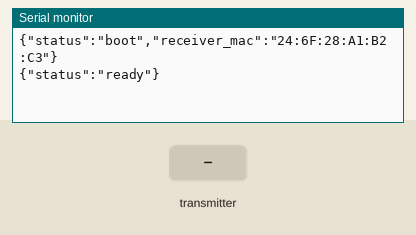
A program run on a simulated Seeed XIAO ESP32-C3. Shown: the last lines printed to the serial monitor. Inputs (shaded band) come from the test bench.

Above: at 2.2 s.
2.3 s: the transmitter starts sending id = 0
At 2.61 s:
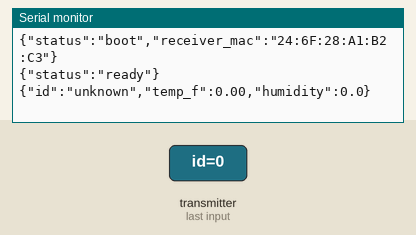
4.3 s: the transmitter starts sending id = 1
At 4.61 s:
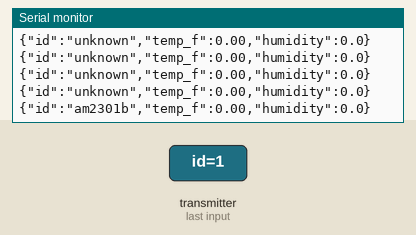
6.3 s: the transmitter starts sending temperature = 25
At 6.61 s:
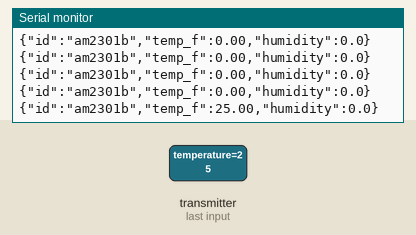
7.8 s: the transmitter starts sending humidity = 25
At 8.11 s:
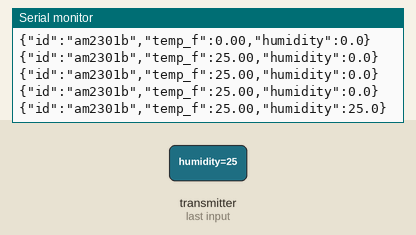
9.3 s: the transmitter starts sending temperature = 0
At 9.61 s:
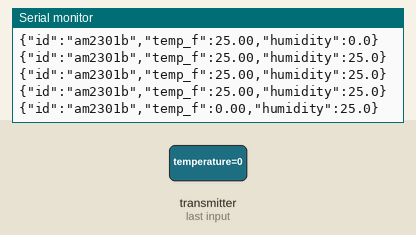
10.8 s: the transmitter starts sending humidity = 50
At 11.11 s:
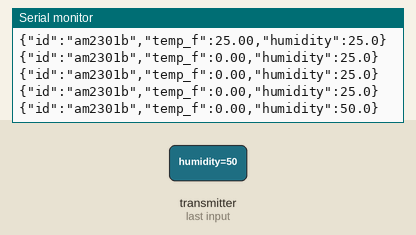
Timing chart, 0 to 13.3 s (numbered marks = the images above; inputs shaded):
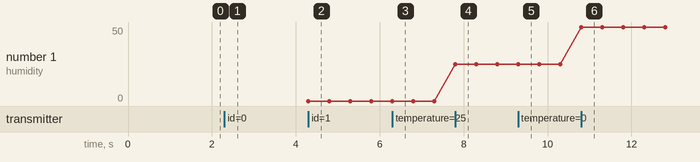

Measured:
- after the input at 2.3 s, the serial monitor: prints a new line at once (image 1)
- after the input at 4.3 s, the serial monitor: prints a new line at once (image 2)
- after the input at 6.3 s, the serial monitor: prints a new line at once (image 3)
- after the input at 7.8 s, the serial monitor: prints a new line at once (image 4)
- after the input at 9.3 s, the serial monitor: prints a new line at once (image 5)
- after the input at 10.8 s, the serial monitor: prints a new line at once (image 6)
- plotted number 1: 25 → 50 after the input at 10.8 s

The program:

main.cpp
```cpp
/*
  receiver.cpp
  ESP32-C3 — ESP-NOW "many-to-one" receiver (standalone, no WiFi router needed)

  Role:
    - Receives sensor payloads from multiple ESP-NOW transmitters
      (BME280 unit and AM2301B unit)
    - Prints each reading to Serial as a single-line JSON object
    - Does NOT need router WiFi, does NOT need to know transmitter MACs
      in advance (ESP-NOW receive works for any sender on the same channel)

  THIS RECEIVER'S OWN MAC ADDRESS:
    -> Each transmitter sketch must send to this address.
    -> Print it again at boot (below) so you can double check it hasn't
       changed (MAC can shift if you flash a different chip).

  Serial output format (one line per reading, 115200 baud):
    {"id":"bme280","temp_f":72.14,"humidity":41.2,"pressure":1013.2}
    {"id":"am2301b","temp_f":71.80,"humidity":39.5}

  IMPORTANT: The struct_message struct below MUST be byte-for-byte identical
  in receiver.cpp, transmitter_bme280.cpp, and transmitter_am2301b.cpp.
  Easiest way: after all three sketches are finalized, copy this struct
  into a shared header if you want to avoid drift. For now, keep the
  three copies in sync manually.

  Sensor identity travels as a numeric id (BOARD_ID) rather than a string,
  matching each transmitter's own #define BOARD_ID. sensorLabel() below
  maps id back to the string used in this receiver's JSON output.
  1111111
*/

#include <Arduino.h>
#include <esp_now.h>
#include <WiFi.h>

// Sensor identity by BOARD_ID (must match #define BOARD_ID in each transmitter .cpp)
#define BOARD_ID_AM2301B 1
#define BOARD_ID_BME280  2

// ---- Shared payload definition (must match transmitters exactly) ----
typedef struct struct_message {
    int id;
    float temperature;
    float humidity;
    float pressure;
} struct_message;

struct_message incomingData;

const char* sensorLabel(int id) {
  switch (id) {
    case BOARD_ID_AM2301B: return "am2301b";
    case BOARD_ID_BME280:  return "bme280";
    default:                return "unknown";
  }
}

// ---- Function prototype (required for a plain C++ translation unit) ----
void onDataRecv(const uint8_t *mac, const uint8_t *incomingBytes, int len);

// ---- ESP-NOW receive callback ----
// Signature matches ESP32 Arduino core 2.x. If you upgrade to core 3.x,
// see the fallback note at the bottom of this file.
void onDataRecv(const uint8_t *mac, const uint8_t *incomingBytes, int len) {
  (void)mac;

  if (len != sizeof(struct_message)) {
    Serial.print("{\"error\":\"bad_payload_size\",\"len\":");
    Serial.print(len);
    Serial.println("}");
    return;
  }

  memcpy(&incomingData, incomingBytes, sizeof(incomingData));

  // Build JSON line
  Serial.print("{\"id\":\"");
  Serial.print(sensorLabel(incomingData.id));
  Serial.print("\",\"temp_f\":");
  Serial.print(incomingData.temperature, 2);
  Serial.print(",\"humidity\":");
  Serial.print(incomingData.humidity, 1);

  if (incomingData.id == BOARD_ID_BME280) {
    Serial.print(",\"pressure\":");
    Serial.print(incomingData.pressure, 1);
  }

  Serial.println("}");
}

void setup() {
  Serial.begin(115200);
  delay(1000);

  WiFi.mode(WIFI_STA);
  // Disconnect from any AP; ESP-NOW only needs STA mode initialized, not connected.
  WiFi.disconnect();

  Serial.print("{\"status\":\"boot\",\"receiver_mac\":\"");
  Serial.print(WiFi.macAddress());
  Serial.println("\"}");

  if (esp_now_init() != ESP_OK) {
    Serial.println("{\"error\":\"esp_now_init_failed\"}");
    return;
  }

  esp_now_register_recv_cb(onDataRecv);

  Serial.println("{\"status\":\"ready\"}");
}

void loop() {
  // Nothing to do here — all work happens in onDataRecv().
  delay(10);
}

/*
  ---- Fallback for ESP32 Arduino core 3.x ----
  If you upgrade to core 3.x, esp_now_register_recv_cb expects this
  callback signature instead:

    void onDataRecv(const esp_now_recv_info_t *recvInfo, const uint8_t *incomingBytes, int len) {
      ... same body ...
    }
*/
```
